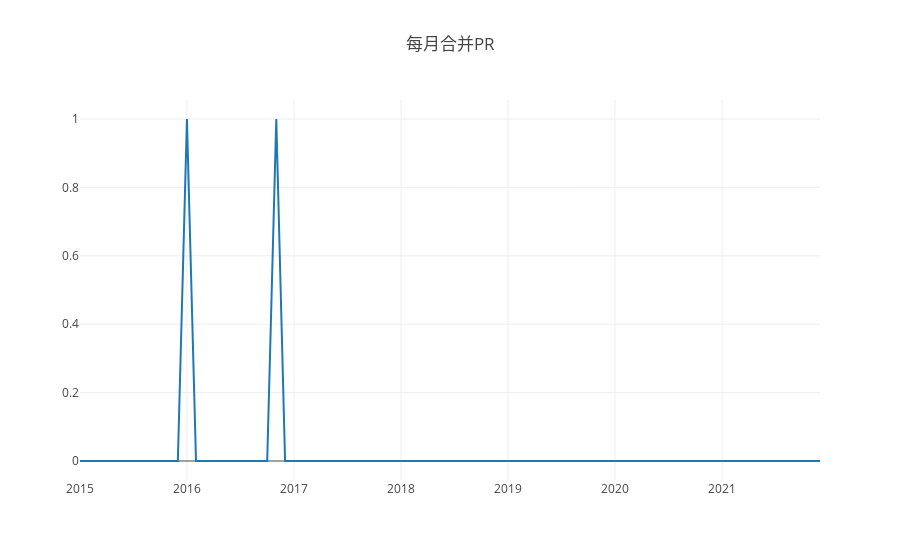

The notebook cell this image was saved under:
### Code cell
openDigger.render.plotly([{
        x: all.map(d => d.time),
        y: all.map(d => d.count),
        name: '合并PR',mode: 'scatter'
    }], {title: `每月合并PR`, xasix: { type: 'category' } })
console.table(all)
